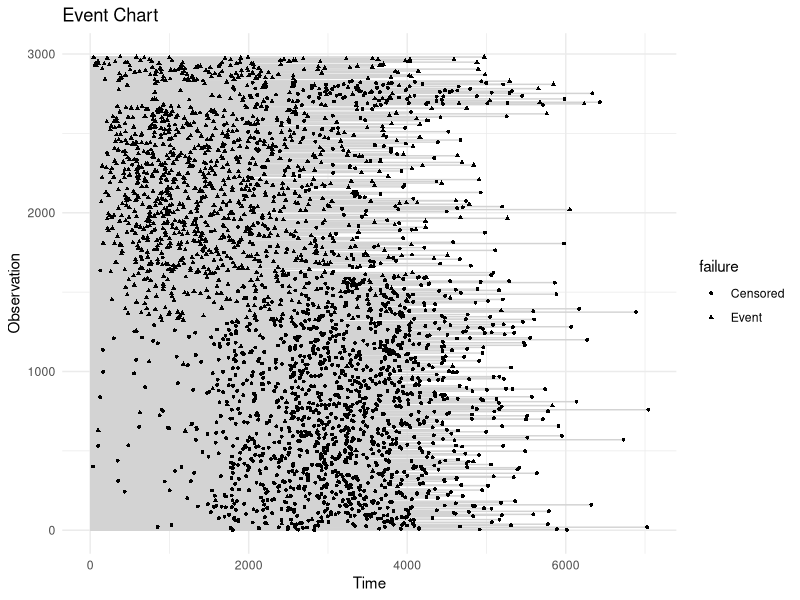
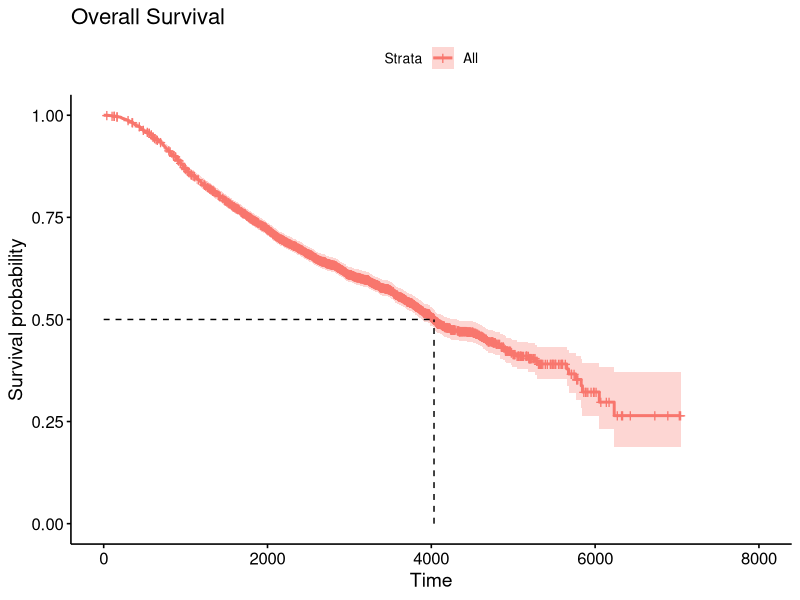
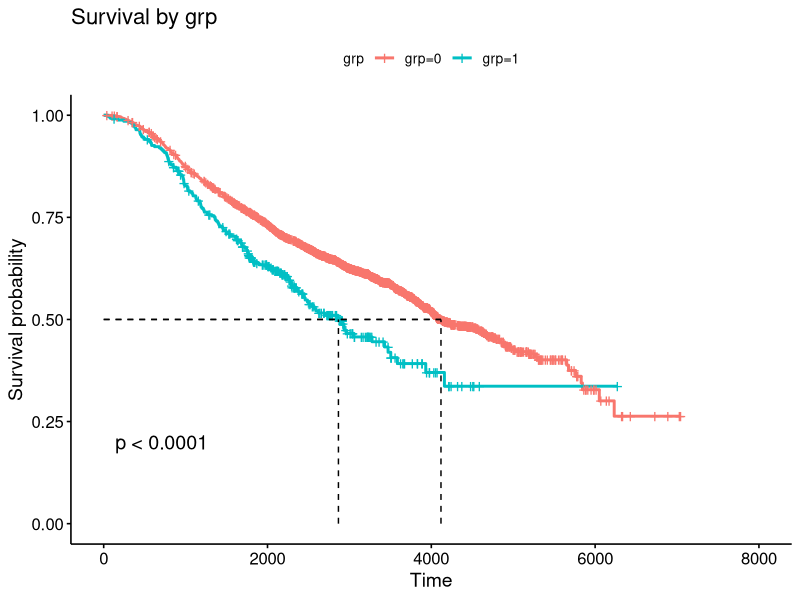
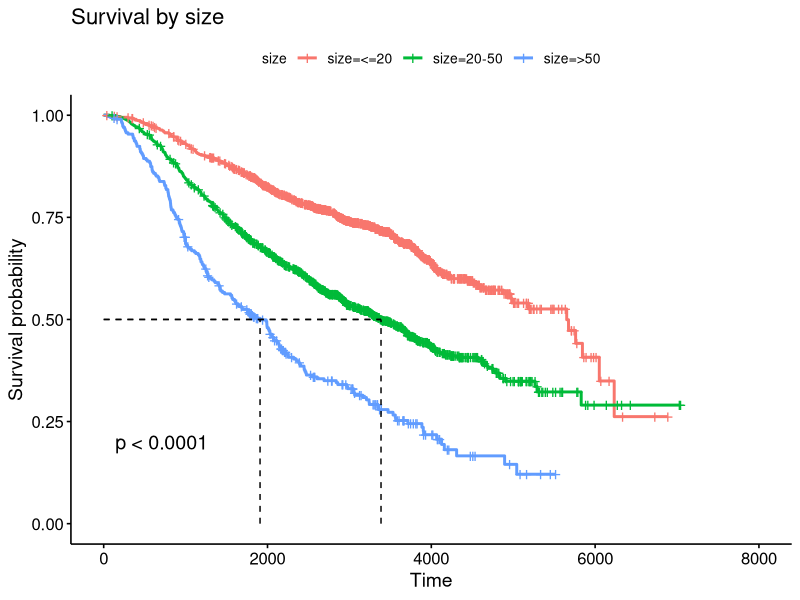
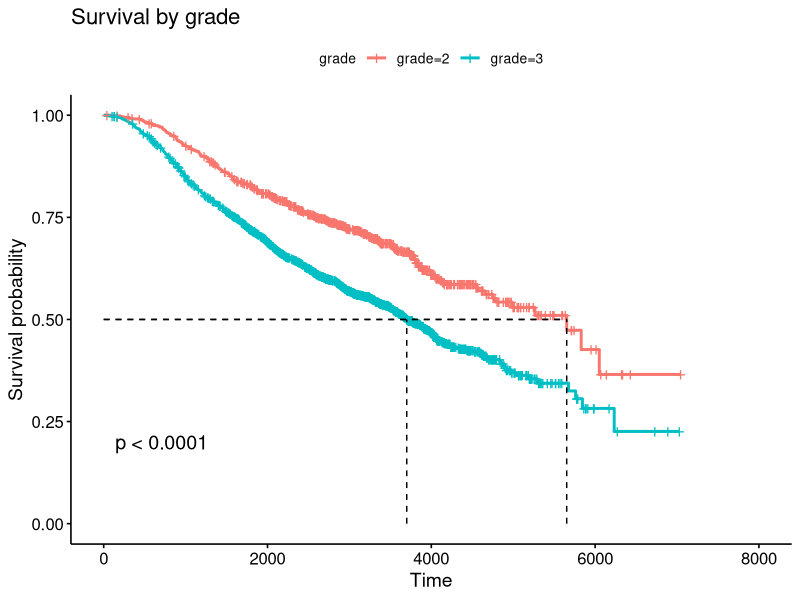
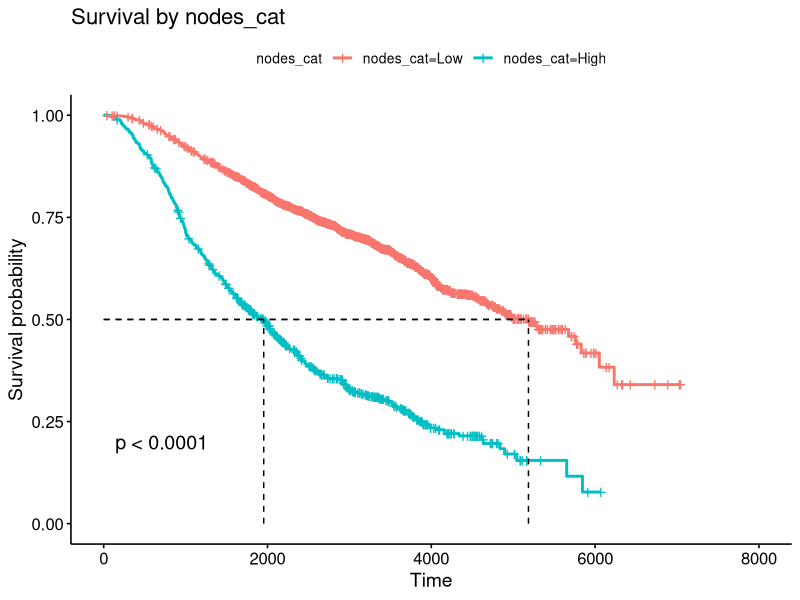
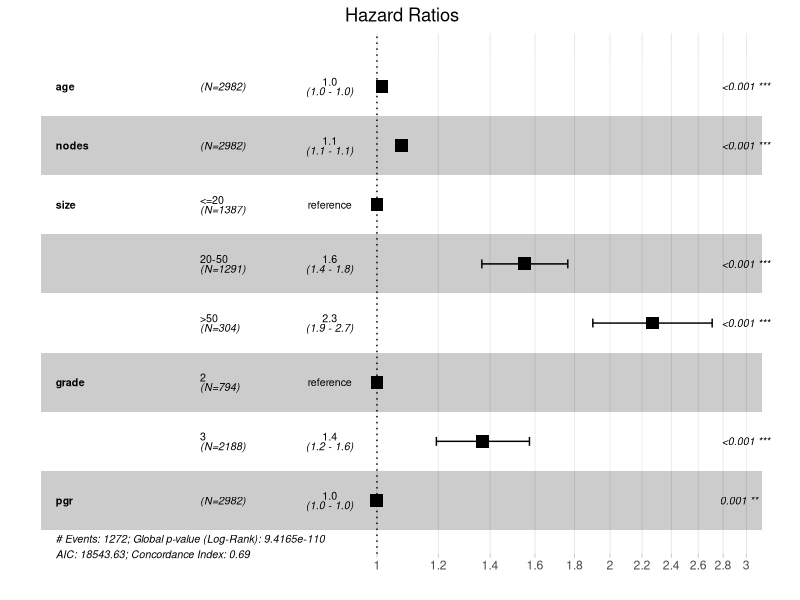
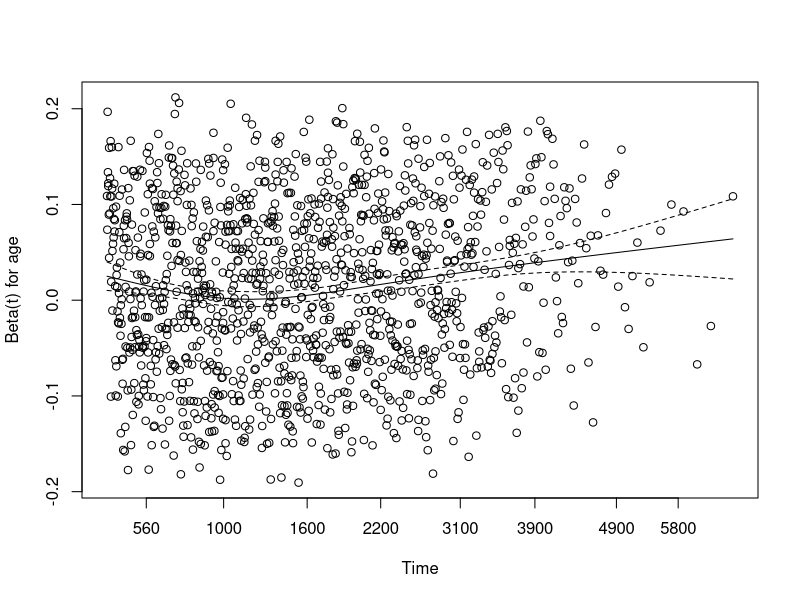

R code for these plots, in order:
# ================================
# 1. Load Packages
# ================================
library(survival)
library(survminer)
library(ggplot2)
library(dplyr)

# ================================
# 2. Load Data
# ================================
data(rotterdam)

# ================================
# 3. Prepare Variables
# ================================
rotterdam$ttr <- rotterdam$dtime
rotterdam$relapse <- rotterdam$death
rotterdam$grp <- as.factor(rotterdam$hormon)

rotterdam$failure <- factor(rotterdam$relapse,
                            levels = c(0,1),
                            labels = c("Censored","Event"))
rotterdam$meno   <- factor(rotterdam$meno,
                           levels=c(0,1),
                           labels=c("Pre","Post"))

rotterdam$chemo  <- factor(rotterdam$chemo,
                           levels=c(0,1),
                           labels=c("No","Yes"))
# ================================
# 4. Check Missing Values
# ================================
colSums(is.na(rotterdam))


rotterdam <- na.omit(rotterdam)

# ================================
# 5. Fix Variable Types
# ================================

# size already categorical ✔
rotterdam$size <- as.factor(rotterdam$size)

# nodes → نحوله category
rotterdam$nodes_cat <- cut(rotterdam$nodes,
                           breaks = c(-1, 3, Inf),
                           labels = c("Low","High"))

# grade → factor
rotterdam$grade <- as.factor(rotterdam$grade)

# ================================
# 6. Event Chart
# ================================
rotterdam$id <- seq_len(nrow(rotterdam))

ggplot(rotterdam, aes(x = ttr, y = id)) +
  geom_segment(aes(x = 0, xend = ttr, y = id, yend = id),
               color = "lightgrey") +
  geom_point(aes(shape = failure), size = 1) +
  labs(title = "Event Chart",
       x = "Time",
       y = "Observation") +
  theme_minimal()

# ================================
# 7. KM Overall
# ================================
km_fit <- survfit(Surv(ttr, relapse) ~ 1, data = rotterdam)

ggsurvplot(km_fit,
           data = rotterdam,
           title = "Overall Survival",
           xlab = "Time",
           surv.median.line = "hv")

# ================================
# 8. KM by Groups (المهم 🔥)
# ================================
group_vars <- c("grp", "size", "grade", "nodes_cat")

for (grp_var in group_vars) {
  
  cat("\n==============================\n")
  cat("Grouping variable:", grp_var, "\n")
  cat("==============================\n")
  
  km_fit_gr <- eval(parse(text = paste0(
    "survfit(Surv(ttr, relapse) ~ ", grp_var,
    ", data = rotterdam)"
  )))
  
  print(summary(km_fit_gr))
  
  cat("\nLog-rank test:\n")
  print(eval(parse(text = paste0(
    "survdiff(Surv(ttr, relapse) ~ ", grp_var,
    ", data = rotterdam)"
  ))))
  
  g <- ggsurvplot(km_fit_gr,
                  data = rotterdam,
                  pval = TRUE,
                  title = paste("Survival by", grp_var),
                  xlab = "Time",
                  surv.median.line = "hv",
                  legend.title = grp_var)
  
  print(g)
}

# ================================
# 9. Cox Model
# ================================

cox_full <- coxph(
  Surv(ttr, relapse) ~
    grp + age + meno + nodes +
    size + grade +
    er + pgr +
    chemo ,
  data = rotterdam
)
summary(cox_full)
cox_model <- coxph(Surv(ttr, relapse) ~  age + nodes + size + grade+pgr,
                   data = rotterdam)
summary(cox_model)
AIC(cox_full, cox_model)
# Tidy output with broom
library(broom)
tidy(cox_model, exponentiate=TRUE, conf.int=TRUE)

# Likelihood Ratio Test statistic
LR_stat <- 2 * (cox_model$loglik[2] - cox_model$loglik[1])

# p-value for LRT
LR_p <- 1 - pchisq(LR_stat, df = length(coef(cox_model)))

# Hazard Ratio table
hr_table <- data.frame(
  Variable = names(coef(cox_model)),
  HR       = exp(coef(cox_model)),
  LowerCI  = summary(cox_model)$conf.int[, "lower .95"],
  UpperCI  = summary(cox_model)$conf.int[, "upper .95"],
  pvalue   = summary(cox_model)$coefficients[, "Pr(>|z|)"]
)

# Final combined output
list(
  Likelihood_Ratio_Stat = LR_stat,
  Likelihood_Ratio_pvalue = LR_p,
  HR_Table = hr_table
)
# ================================
# 10. Hazard Ratios
# ================================
exp(coef(cox_model))   # HR فقط
hr_table <- data.frame(
  Variable = names(coef(cox_model)),
  HR       = exp(coef(cox_model)),
  LowerCI  = summary(cox_model)$conf.int[, "lower .95"],
  UpperCI  = summary(cox_model)$conf.int[, "upper .95"],
  pvalue   = summary(cox_model)$coefficients[, "Pr(>|z|)"]
)

print(hr_table)

# ================================
# 11. Forest Plot
# ================================
ggforest(cox_model,
         data = rotterdam,
         main = "Hazard Ratios")
# cox.zph() tests PH assumption using Schoenfeld residuals
ph_test <-cox.zph(cox_model)
print(ph_test)
# Plot Schoenfeld residuals over time
plot(ph_test)     # Should be flat (no trend) if PH assumption holds
